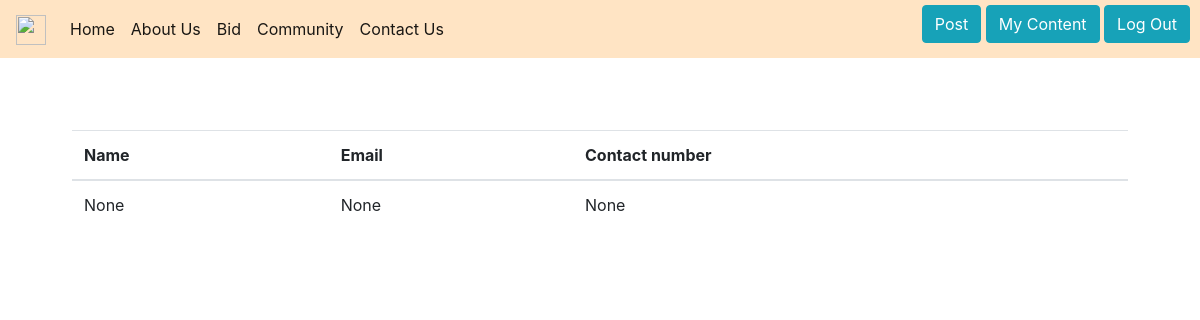
The app's page /community/view/1, older data.
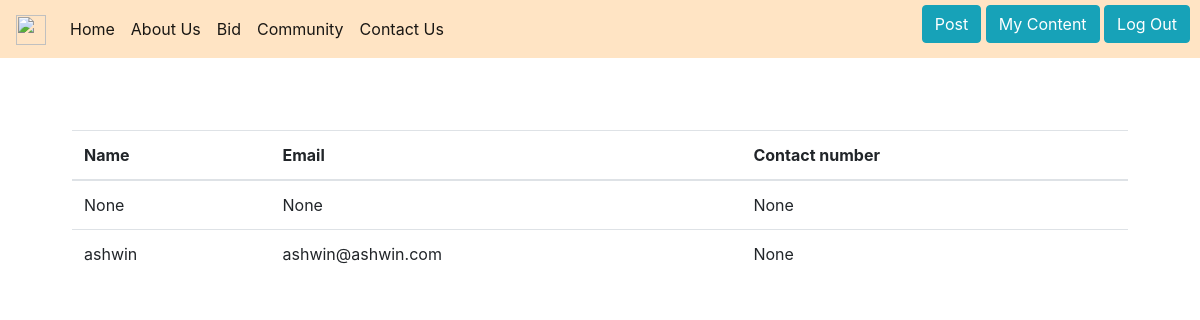
The same page, newer data.
### community/models.py (models this page shows, shortened)
class Participants(models.Model):
    name = models.CharField(max_length=30,null=True)
    email = models.EmailField(null=True)
    age = models.IntegerField(null=True)
    number = models.IntegerField(null=True)
    user_id =models.ForeignKey(User, on_delete=models.CASCADE)
    community_id =models.ForeignKey(Community, on_delete=models.CASCADE)

### community/views.py (the view)
# urls.py: path('view/<int:id>', views.view_part, name='view_part'),
def view_part(request,id):
    data=Participants.objects.filter(community_id=id)
    context={
        "data":data
    }
    return render(request, 'partdata.html',context)

### community/templates/partdata.html (shortened to what this page needs)
<!doctype html>
<html lang="en">
<head>
    <link rel="stylesheet" href="https://cdn.jsdelivr.net/npm/bootstrap@4.0.0/dist/css/bootstrap.min.css"
>
</head>
<body>
    {% extends 'users/header.html' %}
    {% block content %}
    <div style="margin: 6%;">
        <table class="table">
            <thead>
                <tr>
                    <th scope="col">Name</th>
                    <th scope="col">Email</th>
                    <th scope="col">Contact number</th>
                </tr>
            </thead>
            <tbody>
                {% for x in data %}
                <tr>
                    <td>{{x.name}}</td>
                    <td>{{x.email}}</td>
                    <td>{{x.number}}</td>
                </tr>
                {% endfor %}
            </tbody>
        </table>
    </div>
    {% endblock content %}

Row changes from the older to the newer data that the page shows:
added Participants: name "ashwin", email "ashwin@ashwin.com", number "None"
